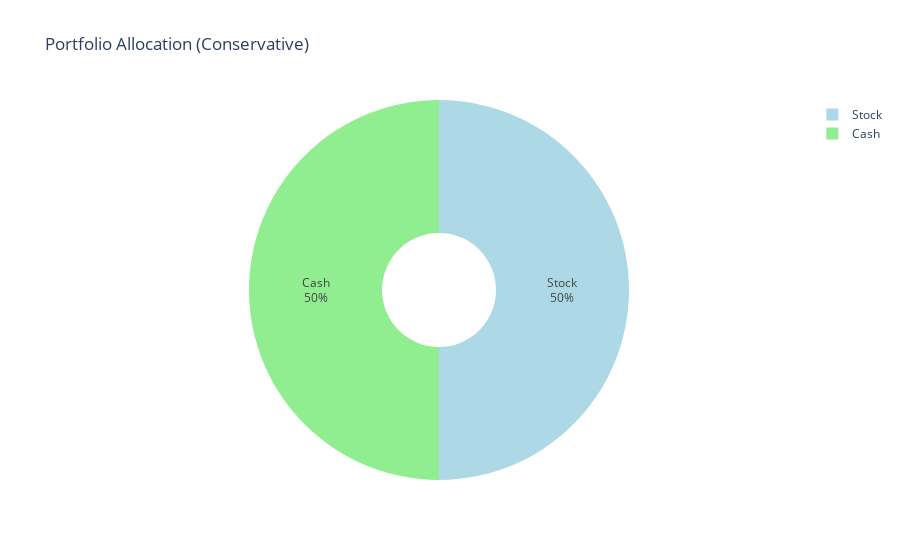

Here is the notebook cell this chart was saved with:
### Code cell
# Filter the DataFrame for the "Moderate" portfolio
moderate_row = ratios_df.loc['Moderate']

pie_fig = go.Figure(data=[go.Pie(labels=moderate_row.index, values=moderate_row.values)])
pie_fig.update_traces(marker=dict(colors=['lightblue', 'lightgreen']), 
                      textinfo='percent+label', 
                      hole=0.3)
pie_fig.update_layout(title='Portfolio Allocation (Moderate)')

# Show the plot
pie_fig.show()

# Save png of plot
#pie_fig.savefig('moderate_ratio.png')

### Figure 1 — Plotly figure (JSON) as saved in the notebook; plotly's stock layout.template omitted (floating-point values rounded to 4 significant figures)
{"data": [{"hole": 0.3, "labels": ["Stock", "Cash"], "marker": {"colors": ["lightblue", "lightgreen"]}, "textinfo": "percent+label", "type": "pie", "values": [50, 50]}], "layout": {"autosize": true, "title": {"text": "Portfolio Allocation (Conservative)"}}}
